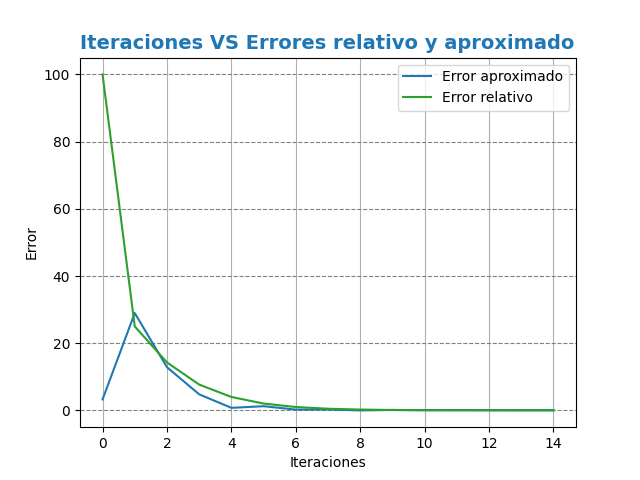
#> input picture 6to_semestre/trabajos/python_/procesamiento_fer/biseccion f1.png, 640 x 480 px, given as the content of the folder semestre/trabajos/python_/procesamiento_fer/biseccion f1.png, which was not available
$ python -i main.py   (imports and definitions only)
#> lines starting #> are read from the running program, lines starting #| are printed output that depends on the picture; after the words box and inside, x2 and y2 are one past the last pixel; in counts of white or black regions, pixels touching at a corner belong together; pictures that were not available may be replaced by others from this repository, and a replacement may not be noted
#> in serial_pipeline, image is the input picture: PIL image 640x480 RGBA; mean R, G, B, A 246.6, 248.2, 248.4, 255
"""
Estudiante
- Carlos Daniel Agamez Palomino T00059006
"""
from PIL import Image
import cv2
import numpy as np
import os
from multiprocessing import Process, Queue, Pipe
import time
import matplotlib.pyplot as plt


# ------------------- Funciones de filtros -------------------

def grayscale_conversion(image):
    return image.convert("L")
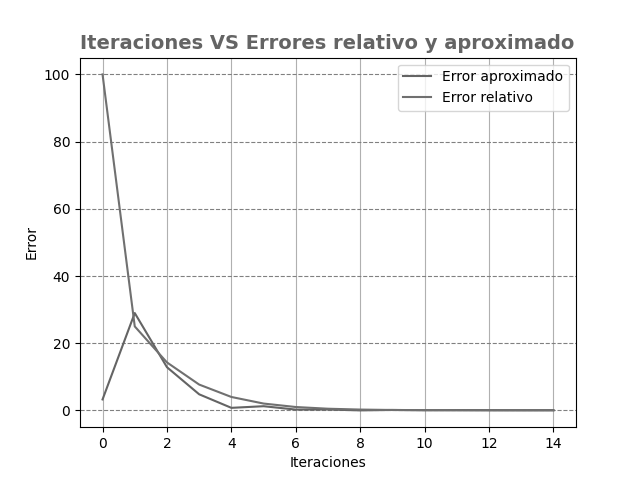
#> returned value: PIL image 640x480 L; min 0, max 255, mean 247.8

def edge_detection(image):
    image_np = np.array(image)
    gray = cv2.cvtColor(image_np, cv2.COLOR_RGB2GRAY)
    edges = cv2.Canny(gray, 100, 200)
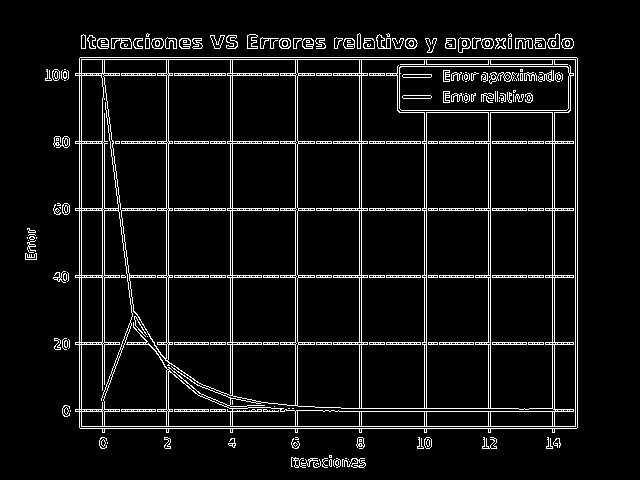
#> edges: shape (480, 640); 7% white in thin lines or dots, all inside (x1, y1, x2, y2) = (25, 33, 578, 468)
    return Image.fromarray(edges)

def blur(image):
    ksize = 31
    image_np = np.array(image)
    blurred = cv2.GaussianBlur(image_np, (ksize, ksize), 0)
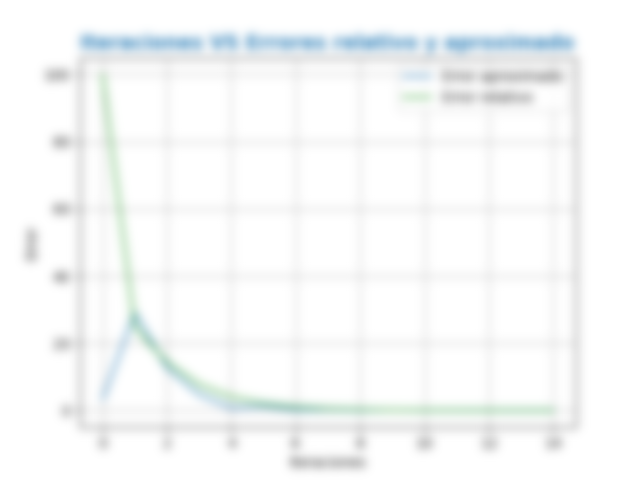
#> blurred: shape (480, 640, 4); mean R, G, B, A 246.6, 248.2, 248.4, 255
    return Image.fromarray(blurred)

# ------------------- Funciones de proceso -------------------

# [64 lines left out: functions read_image, process_and_save_image, parallel_pipeline, not called in this run]

def serial_pipeline(images_path):
    output_dir = "serial_output_images"

    # Crear los subdirectorios si no existen
    os.makedirs(os.path.join(output_dir, "grayscale-conversion"), exist_ok=True)
    os.makedirs(os.path.join(output_dir, "edge-detection"), exist_ok=True)
    os.makedirs(os.path.join(output_dir, "blurring"), exist_ok=True)

    # Leer imágenes
    for image_file in os.listdir(images_path):
        image_path = os.path.join(images_path, image_file)
        if image_file.endswith(('.png', '.jpg', '.jpeg')):
            print(f"Image Reader: Reading {image_file}...")
            image = Image.open(image_path)

            # Procesamos cada imagen con el filtro correspondiente
            print(f"Grayscale Image Writer")
            grayscale_image = grayscale_conversion(image)
            print(f"Edge Image Writer")
            edge_image = edge_detection(image)
            print(f"Blur Image Writer")
            blur_image = blur(image)

            # Guardamos las imágenes procesadas en sus respectivos subdirectorios
            grayscale_image.save(os.path.join(output_dir, "grayscale-conversion", f"processed_{image_file}"))
            edge_image.save(os.path.join(output_dir, "edge-detection", f"processed_{image_file}"))
            blur_image.save(os.path.join(output_dir, "blurring", f"processed_{image_file}"))

# ------------------- Programa Principal -------------------

# [29 lines not run here, left out]

"""
El uso del pipeline paralelo mejora la paralelización del proceso de tratamiento de imágenes en comparación con el enfoque serial porque permite ejecutar varias etapas de procesamiento de forma concurrente, lo que reduce significativamente el tiempo total de ejecución. En el enfoque serial, cada imagen debe pasar por todos los filtros de forma secuencial (primero el filtro de escala de grises, luego detección de bordes y finalmente el desenfoque), lo que genera tiempos de espera acumulados entre cada filtro. Sin embargo, en la implementación paralela, los procesos de cada filtro se ejecutan de manera independiente, lo que aprovecha los recursos del sistema de manera más eficiente y permite que las imágenes se procesen más rápidamente, en paralelo, en lugar de esperar que se termine el procesamiento de una imagen en cada paso antes de pasar al siguiente filtro. Como resultado, la versión paralela puede manejar grandes cantidades de imágenes con una mejora significativa en el tiempo de ejecución.
"""


>>> result = serial_pipeline('../../../6to_semestre/trabajos/python_/procesamiento_fer/biseccion f1.png')

$ run again, on 6to_semestre/trabajos/python_/procesamiento_fer/biseccion f2.png
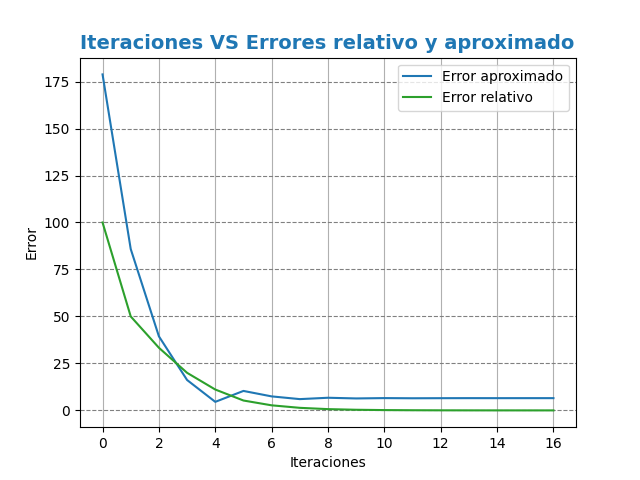
#> input picture 6to_semestre/trabajos/python_/procesamiento_fer/biseccion f2.png, 640 x 480 px, given as the content of the folder semestre/trabajos/python_/procesamiento_fer/biseccion f2.png, which was not available
#> in serial_pipeline, image is the input picture: PIL image 640x480 RGBA; mean R, G, B, A 245.7, 247.4, 247.8, 255
#> in edge_detection, `edges = cv2.Canny(gray, 100, 200)`:
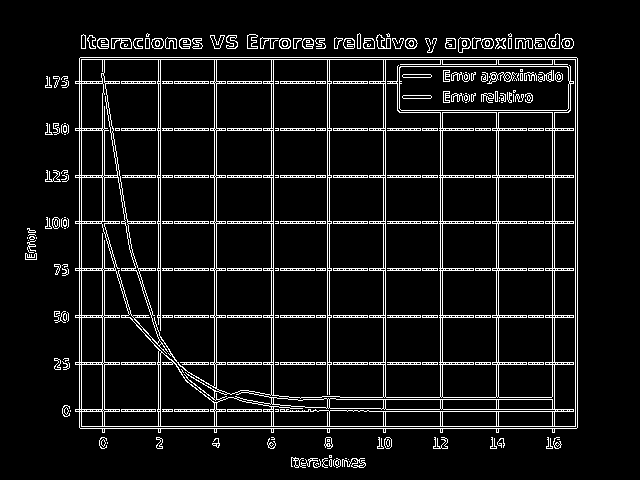
#> edges: shape (480, 640); 8.2% white in thin lines or dots, all inside (x1, y1, x2, y2) = (25, 33, 578, 468)
#> in blur, `blurred = cv2.GaussianBlur(image_np, (ksize, ksize), 0)`:
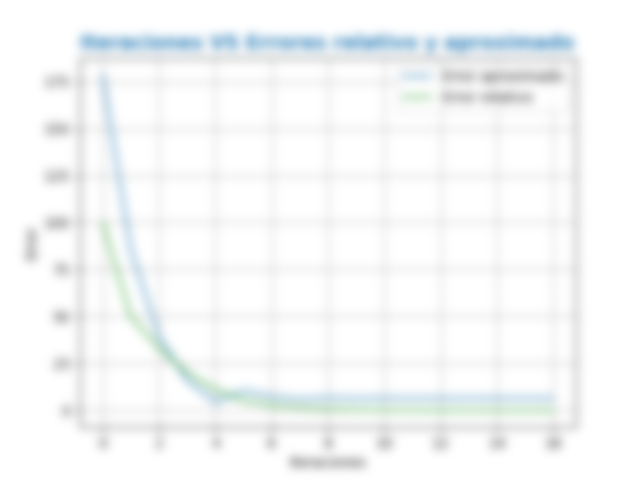
#> blurred: shape (480, 640, 4); mean R, G, B, A 245.7, 247.4, 247.8, 255

$ run again, on 6to_semestre/trabajos/python_/procesamiento_fer/falsa posicion f1.png
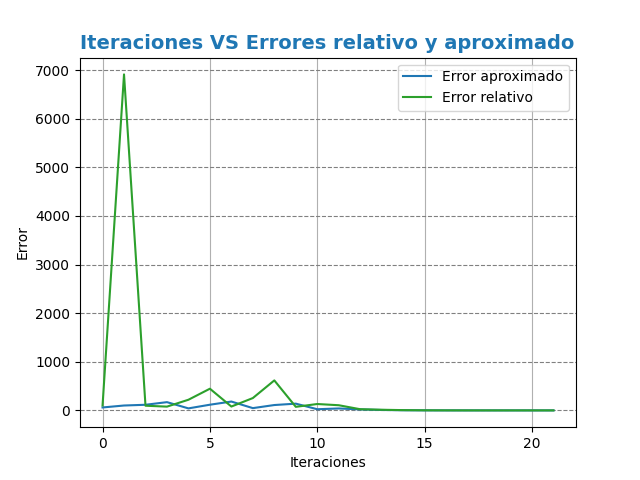
#> input picture 6to_semestre/trabajos/python_/procesamiento_fer/falsa posicion f1.png, 640 x 480 px, given as the content of the folder tre/trabajos/python_/procesamiento_fer/falsa posicion f1.png, which was not available
#> in serial_pipeline, image is the input picture: PIL image 640x480 RGBA; mean R, G, B, A 245.8, 247.7, 247.5, 255
#> in edge_detection, `edges = cv2.Canny(gray, 100, 200)`:
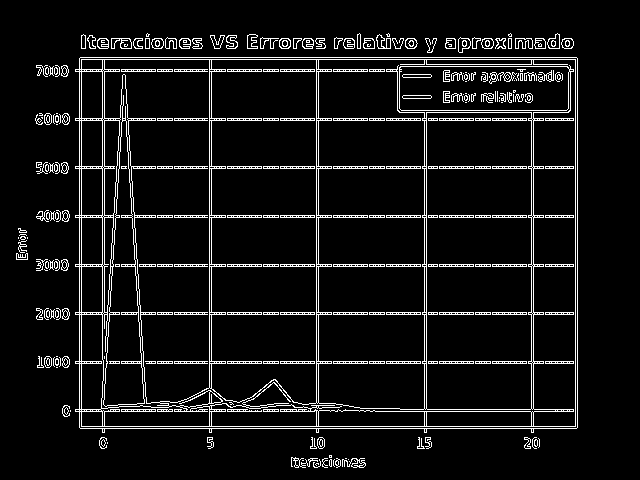
#> edges: shape (480, 640); 7.4% white in thin lines or dots, all inside (x1, y1, x2, y2) = (16, 33, 578, 468)
#> in blur, `blurred = cv2.GaussianBlur(image_np, (ksize, ksize), 0)`:
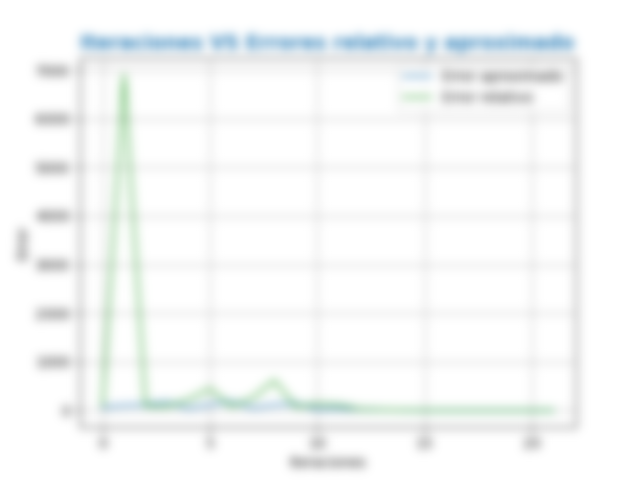
#> blurred: shape (480, 640, 4); mean R, G, B, A 245.8, 247.7, 247.5, 255

$ run again, on 6to_semestre/trabajos/python_/procesamiento_fer/falsa posicion f2.png
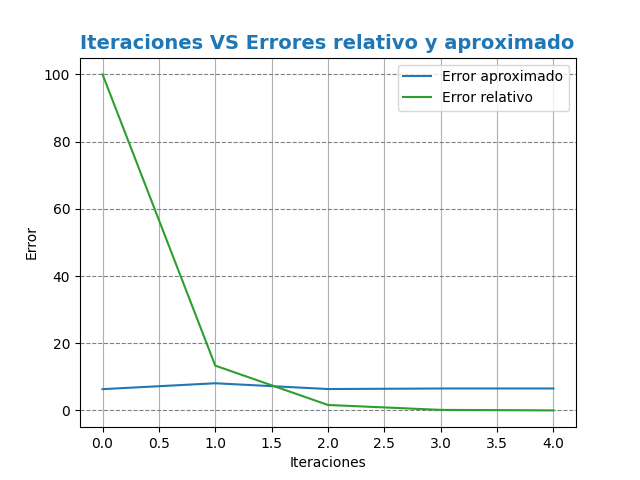
#> input picture 6to_semestre/trabajos/python_/procesamiento_fer/falsa posicion f2.png, 640 x 480 px, given as the content of the folder tre/trabajos/python_/procesamiento_fer/falsa posicion f2.png, which was not available
#> in serial_pipeline, image is the input picture: PIL image 640x480 RGBA; mean R, G, B, A 246.2, 247.8, 248.1, 255
#> in edge_detection, `edges = cv2.Canny(gray, 100, 200)`:
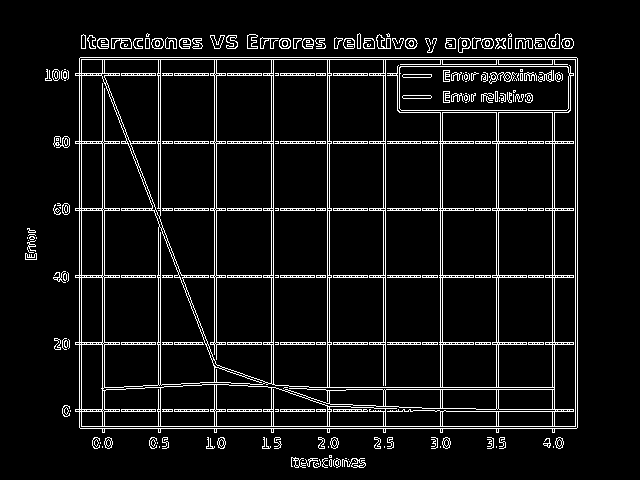
#> edges: shape (480, 640); 7.5% white in thin lines or dots, all inside (x1, y1, x2, y2) = (25, 33, 578, 468)
#> in blur, `blurred = cv2.GaussianBlur(image_np, (ksize, ksize), 0)`:
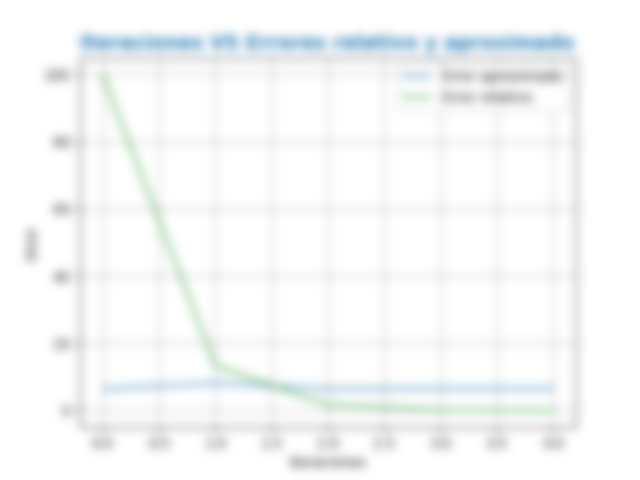
#> blurred: shape (480, 640, 4); mean R, G, B, A 246.2, 247.9, 248.1, 255
